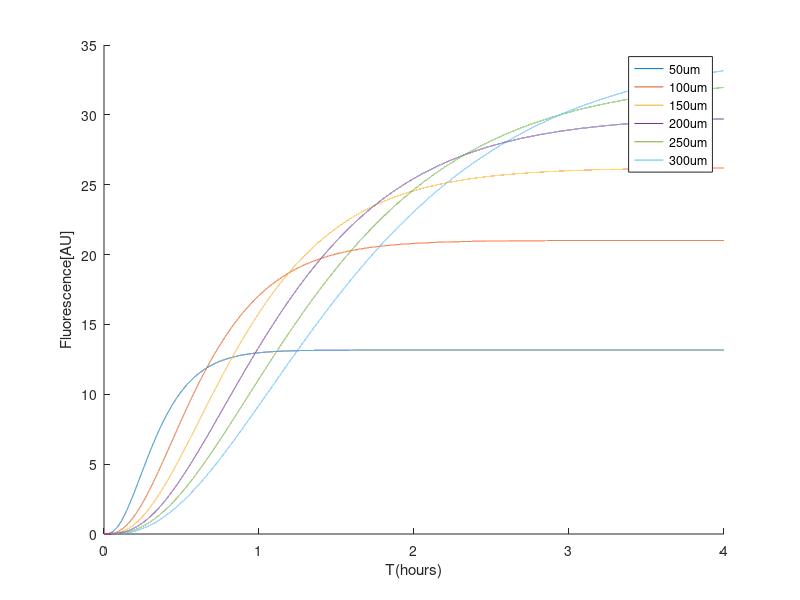

This chart was generated by the following MATLAB code:
%unregulated
clear;
clc;
clf;
%from Karzbrun et. al.
W=20; %um 
D=33.5; %um^2/s 
R=50; %um 
FL=1.23e-2; %1/uM, fig.S4

alpha=146.7/60; %nM/s from Garamella J. et. al. table.S6
gamma=5.78e-04; %1/s from Bionumber ID 105190 

K=2; 
n=1.5;
P(1)=0.5; %nM
t=[0:0.0001:4]; %hr
l=[50;100;150;200;250;300]; %um

for j=1:6
    
L=l(j);
tauR=pi*R^2*L/D/W; 
for i=1:40000
    Tdiff=(L^2)/D/3600/9; %diffusion time from Karzbrun 
    if i<Tdiff*10000 %before main flow diffusion into compartment
        C=1e-04;
    else %Extract arrive compartment, conc. inside increasing
        C=1-exp(-i*0.0001*3600/tauR); %Extract conc.
    end
    dPdt(i)=alpha*C^2-P(i)*(gamma+1/tauR); 
    P(i+1)=P(i)+1/10000*3600*dPdt(i);


end
kk(j)=P(40000)*FL;

figure(1)
hold on
plot(t,P*FL)
end
xlabel('T(hours)')
ylabel('Fluorescence[AU]')
legend('50um','100um','150um','200um','250um','300um')
hold off
